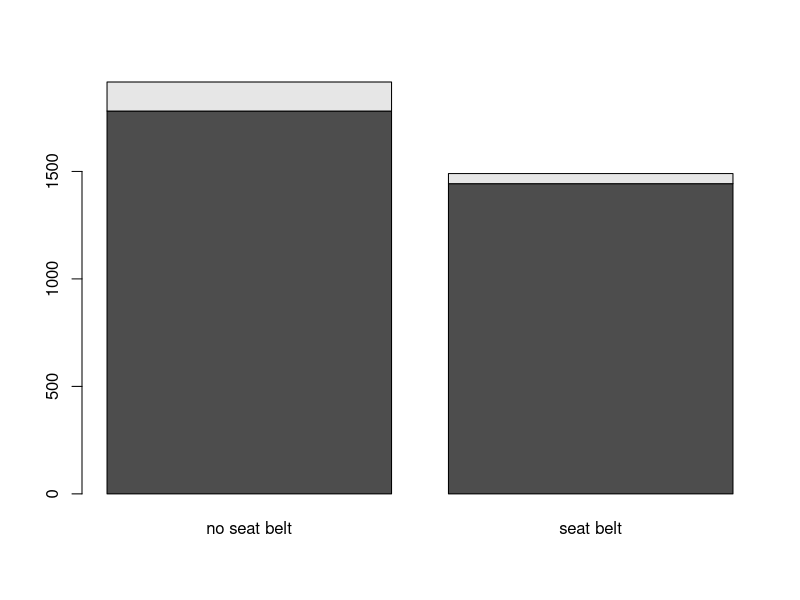
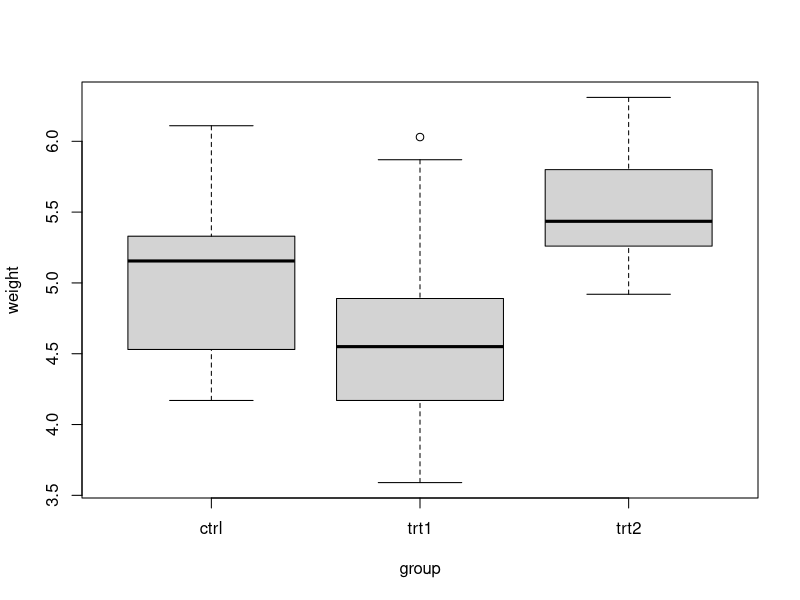

The R source for these figures, in order:
## ---- chunk 1
survivors <- matrix(c(1781,1443,135,47), ncol=2)
colnames(survivors) <- c('survived','died')
rownames(survivors) <- c('no seat belt','seat belt')
## ---- chunk 2
survivors
## ---- chunk 3
barplot(t(survivors))
## ---- chunk 4
prop.test(survivors) 
## ---- chunk 5
boxplot(weight ~ group, data = PlantGrowth)
## ---- chunk 6
kontrolle = subset(PlantGrowth$weight, PlantGrowth$group == "ctrl")
behandlung2 = subset(PlantGrowth$weight, PlantGrowth$group == "trt2")
## ---- chunk 7
shapiro.test(kontrolle)
shapiro.test(behandlung2)
## ---- chunk 8
t.test(kontrolle, behandlung2)
## ---- chunk 9
Effekt = 0.5
Streuung = 1
n = 40
alpha = 0.05

power.t.test(n = 40, delta = Effekt, sd = Streuung, sig.level = alpha) 
## ---- chunk 10
power = 0.59
p_H = 0.3
alpha = 0.05

FDR = (p_H*alpha)/(p_H*alpha + (1-p_H)*power)
print(FDR)
## ---- chunk 11
Effekt = 0.2
Streuung = 1
power = 0.8
alpha = 0.01

power.t.test(power = power, delta = Effekt, sd = Streuung, sig.level = alpha) 
